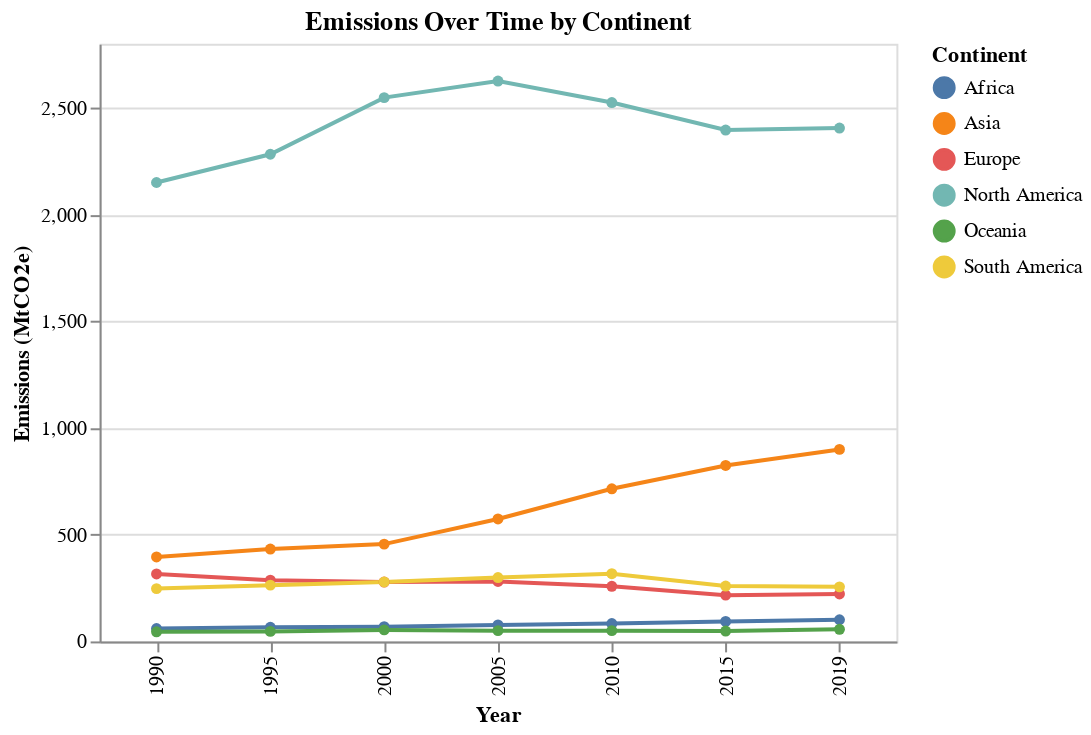

The notebook cell saved with this chart:
### Code cell
continent_emission_long = pd.melt(
    continent_emission, 
    id_vars=['Continent'], 
    var_name='Year', 
    value_name='Emission'
)
# Creating and displaying the line chart for each continent
line_chart = alt.Chart(continent_emission_long).mark_line(point=True).encode(
    x=alt.X('Year:O', axis=alt.Axis(title='Year')), 
    y=alt.Y('Emission:Q', axis=alt.Axis(title='Emissions (MtCO2e)')), 
    color='Continent:N' 
).properties(height= 300,width=400, title='Emissions Over Time by Continent')
line_chart

### Figure 1 — Vega-Lite specification as saved in the notebook (floating-point values rounded to 4 significant figures)
{"config": {"view": {"continuousWidth": 300, "continuousHeight": 300}}, "data": {"name": "data-9b371348a32202d0226d0e8f45fa5502"}, "mark": {"type": "line", "point": true}, "encoding": {"color": {"field": "Continent", "type": "nominal"}, "x": {"axis": {"title": "Year"}, "field": "Year", "type": "ordinal"}, "y": {"axis": {"title": "Emissions (MtCO2e)"}, "field": "Emission", "type": "quantitative"}}, "height": 300, "title": "Emissions Over Time by Continent", "width": 400, "$schema": "https://vega.github.io/schema/vega-lite/v5.14.1.json", "datasets": {"data-9b371348a32202d0226d0e8f45fa5502": [{"Continent": "Africa", "Year": "1990", "Emission": 60.27}, {"Continent": "Asia", "Year": "1990", "Emission": 395.9}, {"Continent": "Europe", "Year": "1990", "Emission": 316.0}, {"Continent": "North America", "Year": "1990", "Emission": 2150.0}, {"Continent": "Oceania", "Year": "1990", "Emission": 44.96}, {"Continent": "South America", "Year": "1990", "Emission": 247.5}, {"Continent": "Africa", "Year": "1995", "Emission": 66.08}, {"Continent": "Asia", "Year": "1995", "Emission": 432.7}, {"Continent": "Europe", "Year": "1995", "Emission": 287.1}, {"Continent": "North America", "Year": "1995", "Emission": 2283.0}, {"Continent": "Oceania", "Year": "1995", "Emission": 46.92}, {"Continent": "South America", "Year": "1995", "Emission": 263.7}, {"Continent": "Africa", "Year": "2000", "Emission": 68.86}, {"Continent": "Asia", "Year": "2000", "Emission": 456.0}, {"Continent": "Europe", "Year": "2000", "Emission": 278.2}, {"Continent": "North America", "Year": "2000", "Emission": 2548.0}, {"Continent": "Oceania", "Year": "2000", "Emission": 54.02}, {"Continent": "South America", "Year": "2000", "Emission": 278.7}, {"Continent": "Africa", "Year": "2005", "Emission": 77.36}, {"Continent": "Asia", "Year": "2005", "Emission": 573.7}, {"Continent": "Europe", "Year": "2005", "Emission": 281.1}, {"Continent": "North America", "Year": "2005", "Emission": 2626.0}, {"Continent": "Oceania", "Year": "2005", "Emission": 50.41}, {"Continent": "South America", "Year": "2005", "Emission": 299.3}, {"Continent": "Africa", "Year": "2010", "Emission": 83.68}, {"Continent": "Asia", "Year": "2010", "Emission": 715.2}, {"Continent": "Europe", "Year": "2010", "Emission": 258.3}, {"Continent": "North America", "Year": "2010", "Emission": 2525.0}, {"Continent": "Oceania", "Year": "2010", "Emission": 50.45}, {"Continent": "South America", "Year": "2010", "Emission": 317.4}, {"Continent": "Africa", "Year": "2015", "Emission": 93.64}, {"Continent": "Asia", "Year": "2015", "Emission": 824.6}, {"Continent": "Europe", "Year": "2015", "Emission": 216.8}, {"Continent": "North America", "Year": "2015", "Emission": 2396.0}, {"Continent": "Oceania", "Year": "2015", "Emission": 48.69}, {"Continent": "South America", "Year": "2015", "Emission": 259.3}, {"Continent": "Africa", "Year": "2019", "Emission": 101.5}, {"Continent": "Asia", "Year": "2019", "Emission": 899.6}, {"Continent": "Europe", "Year": "2019", "Emission": 222.5}, {"Continent": "North America", "Year": "2019", "Emission": 2405.0}, {"Continent": "Oceania", "Year": "2019", "Emission": 56.69}, {"Continent": "South America", "Year": "2019", "Emission": 255.7}]}}
